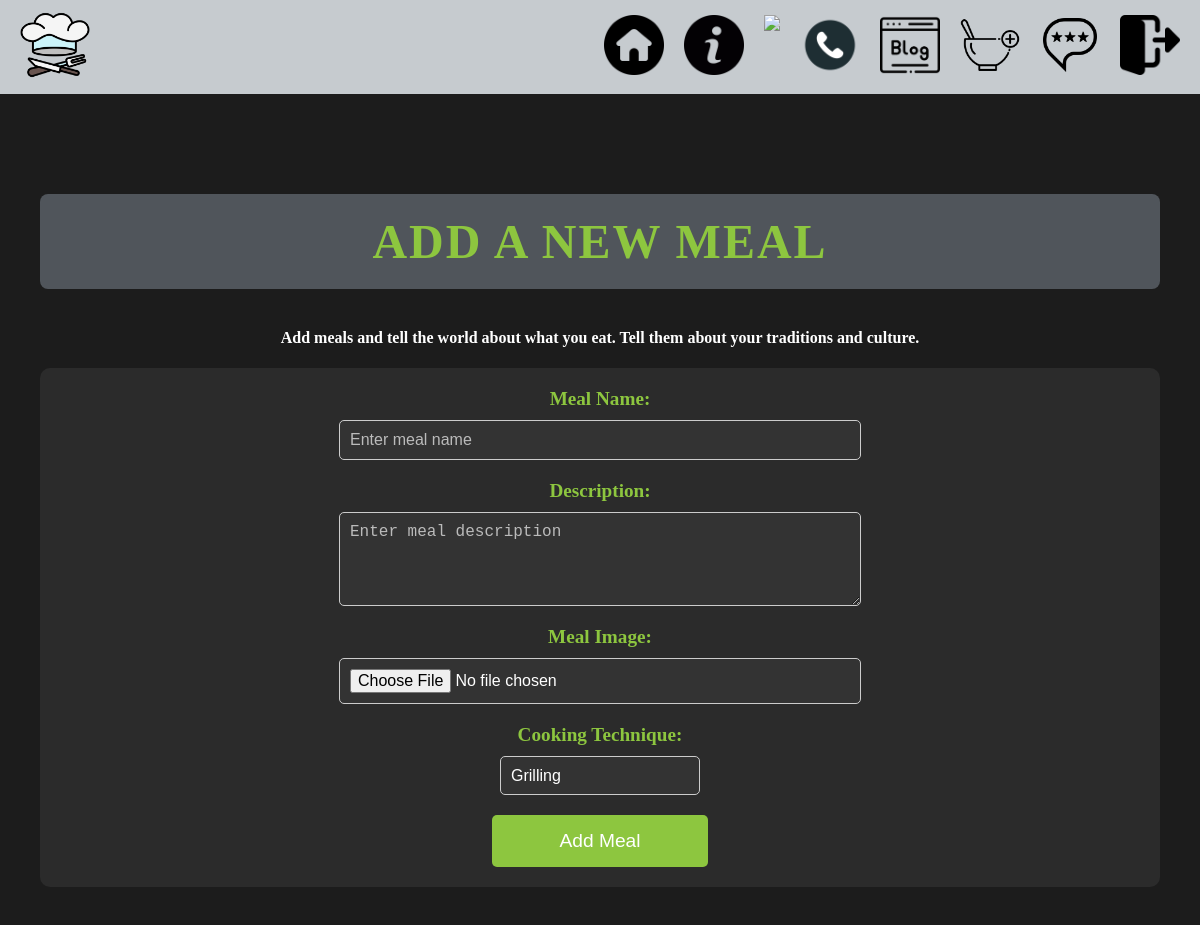
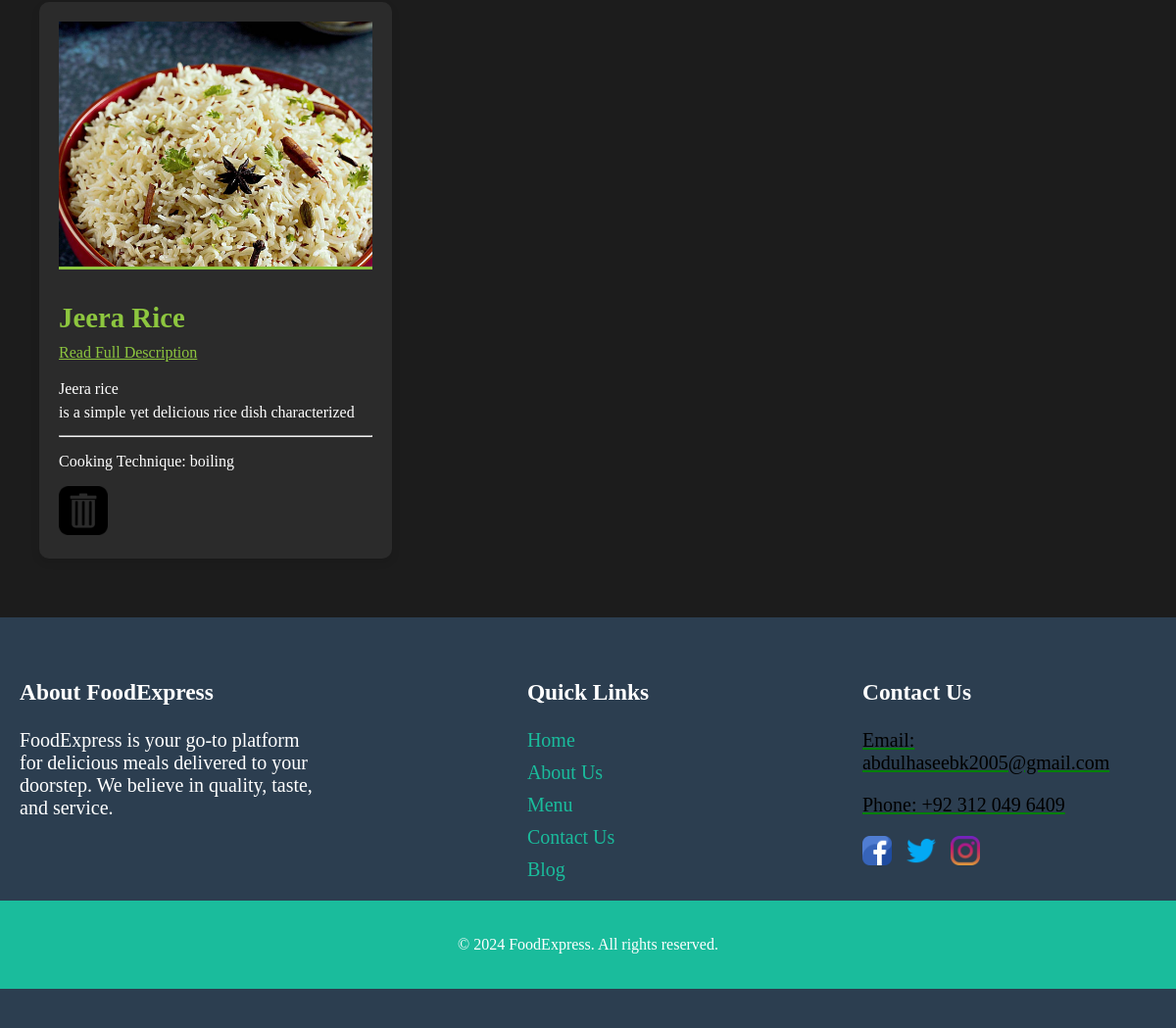
/add-meal/ (signed in), run on the app's committed database (2 pictures, top to bottom).
### products/models.py (models this page shows)
class addmeal(models.Model):
    name = models.CharField(max_length=100)
    description = models.TextField(null=False,blank=False)
    cattegory = models.CharField(max_length=50)
    image = models.ImageField(upload_to="image")

### products/views.py (the view, shortened to what this page needs)
# urls.py: path('add-meal/',add_meal,name = "add_meal"),
@login_required
def add_meal(request):
    queryset = addmeal.objects.all()
    return render(request, 'add.html', context={"queryset": queryset})

### products/templates/add.html (shortened to what this page needs)
{% extends 'base.html' %}
{% load static %}
{% block food %}
<section class="meal-page">
    <div class="container">
        <h2 class="section-title">Add a New Meal</h2>
        <h4 align="center">Add meals and tell the world about what you eat. Tell them about your traditions and culture.</h4>
        <div class="add-meal-form-container">
            <form class="add-meal-form" method="POST" enctype="multipart/form-data">
                <div class="form-group">
                    <label for="meal-name">Meal Name:</label>
                    <input type="text" id="meal-name" name="name" placeholder="Enter meal name" required>
                </div>
                <div class="form-group">
                    <label for="description">Description:</label>
                    <textarea id="description" name="description" rows="4" placeholder="Enter meal description" required></textarea>
                </div>
                <div class="form-group">
                    <label for="meal-image">Meal Image:</label>
                    <input type="file" id="meal-image" name="image" required>
                </div>
                <div class="form-group">
                    <label for="cooking-technique">Cooking Technique:</label>
                    <select id="cooking-technique" name="category" required>
                        <option value="grilling">Grilling</option>
                    </select>
                </div>
                <button type="submit">Add Meal</button>
            </form>
        </div>
        <div class="meal-grid">
            {% for i in queryset %}
            <div class="meal-card">
                <div class="category-image">
                    <img src="/media/{{i.image}}" alt="Sample Meal Image" style="height:250px">
                </div>
                <h3 class="category-title">{{i.name}}</h3>
                <label for="toggle-{{i.id}}" class="read-more-label">Read Full Description</label>
                <p class="category-description">
                    {{i.description|slice:":10"}}
                    <span class="more-text">{{i.description|slice:"10:"}}</span>
                </p>
                <hr>
                <p class="cooking-technique">Cooking Technique: {{i.cattegory}}</p>
                <a href="/delete-meal/{{i.id}}">
                    <img src="{% static "images/del.png" %}" style="width:50px;height:50px">
                </a>
            </div>
            {% endfor %}
        </div>
    </div>
</section>
{% endblock %}

### static/styles/base.css (style rules this page uses)
@media only screen and (min-width: 769px) { body { padding: 0%; margin: 0%; } }

### static/styles/about.css (style rules this page uses)
.container { max-width: 1200px; margin: 0 auto; padding: 0 20px; }
.section-title { text-align: center; font-size: 3rem; color: #27ae60; margin-bottom: 30px; text-transform: uppercase; letter-spacing: 2px; }

### static/styles/contact.css (style rules this page uses)
.form-group { width: 100%; margin-bottom: 15px; display: flex; flex-direction: column; align-items: center; }
.form-group label { display: block; margin-bottom: 5px; font-size: 1.2rem; }
.form-group input, .form-group textarea { width: 100%; max-width: 500px; padding: 10px; border: none; border-radius: 5px; font-size: 1rem; }
.form-group textarea { resize: vertical; }
button { background-color: #76ff03; color: #fff; border: none; border-radius: 5px; padding: 10px 20px; font-size: 1rem; cursor: pointer; transition: background-color 0.3s ease; margin-top: 20px; }

### static/styles/blog.css (style rules this page uses)
.container { max-width: 1200px; margin: 0 auto; }
.section-title { text-align: center; font-size: 3rem; color: #8dc63f; background-color: #50555b; padding: 20px; border-radius: 8px; margin-bottom: 30px; }
.form-group { margin-bottom: 15px; }
.section-title { text-align: center; font-size: 3rem; color: #8dc63f; margin-bottom: 50px; }
.section-title { text-align: center; font-size: 3rem; color: #8dc63f; margin-bottom: 40px; }
.form-group { margin-bottom: 20px; }
.form-group label { display: block; color: #e6e6e6; font-weight: bold; margin-bottom: 8px; }

### static/styles/add-meal.css (style rules this page uses)
.meal-page { padding: 60px 20px; background-color: #1c1c1c; color: #fff; }
.meal-page .container { max-width: 1200px; margin: 0 auto; }
.meal-page .section-title { text-align: center; font-size: 3rem; color: #8dc63f; margin-bottom: 40px; }
.meal-page .add-meal-form { background-color: #2b2b2b; padding: 20px; border-radius: 10px; margin-bottom: 40px; }
.meal-page .form-group { margin-bottom: 20px; }
.meal-page .form-group label { display: block; font-size: 1.2rem; margin-bottom: 10px; color: #8dc63f; }
.meal-page .form-group input, .meal-page .form-group textarea, .meal-page .form-group select { width: 100%; padding: 10px; font-size: 1rem; border-radius: 5px; border: 1px solid #ccc; background-color: #333; color: #fff; }
.meal-page .form-group input::placeholder, .meal-page .form-group textarea::placeholder { color: #bbb; }
.meal-page .form-group select { appearance: none; width: 200px; }
.meal-page button { display: block; width: 20%; margin-left: auto; margin-right: auto; padding: 15px; font-size: 1.2rem; background-color: #8dc63f; border: none; border-radius: 5px; color: #fff; cursor: pointer; transition: background-color 0.3s ease; }
.meal-page .meal-grid { display: grid; grid-template-columns: repeat(auto-fill, minmax(300px, 1fr)); gap: 20px; }
.meal-page .meal-card { background-color: #2b2b2b; padding: 20px; border-radius: 10px; box-shadow: 0 4px 8px rgba(0, 0, 0, 0.1); margin: 0; }
.meal-page .category-title { font-size: 1.8rem; color: #8dc63f; margin-bottom: 10px; }
.meal-page .meal-card .category-image img { width: 100%; height: auto; object-fit: cover; border-bottom: 3px solid #8dc63f; }
.meal-card .category-description { position: relative; max-height: 43px; overflow: hidden; line-height: 1.5; transition: max-height 1s ease; }
.meal-card .more-text { display: block; }
.meal-card .read-more-label { display: block; margin-top: 10px; color: #8dc63f; cursor: pointer; text-decoration: underline; }

### data on the page
addmeal: image (picture), name "Jeera Rice", description "Jeera rice", description "is a simple yet delicious rice dish characterized…", cattegory "boiling"
